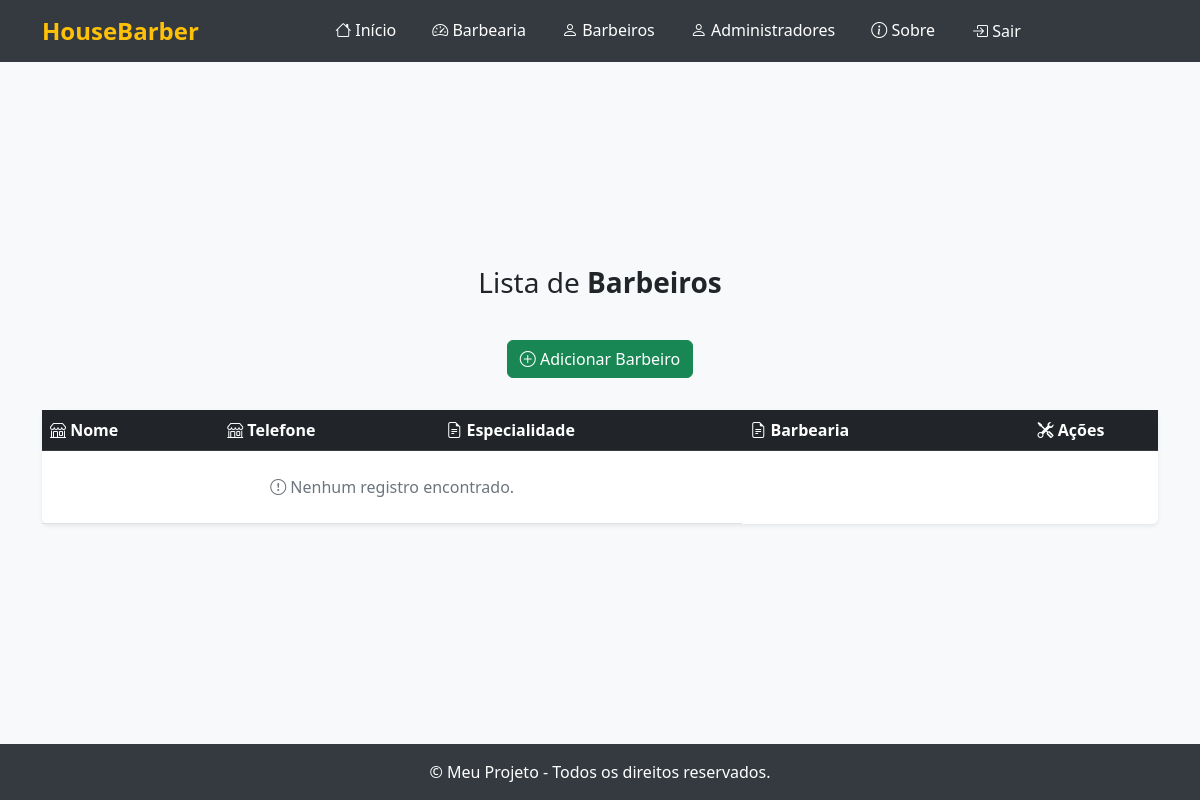
Before: /listar/barbeiros/ (signed in) with the older database file.
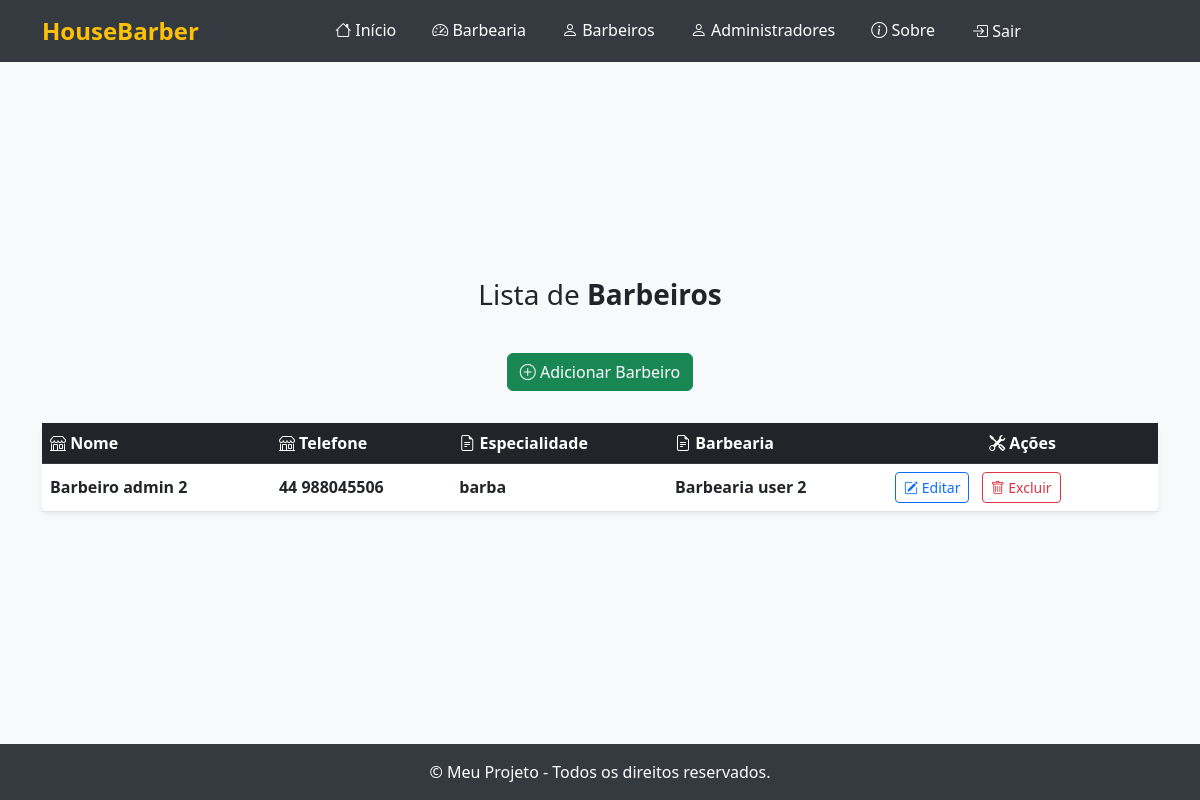
After: the same page with the newer database file.
### cadastros/models.py (models this page shows, shortened)
class Barbeiro(models.Model):
    nome = models.CharField(max_length=255, help_text="Nome do barbeiro")
    telefone = models.CharField(max_length=20, help_text="Telefone do barbeiro")
    especialidade = models.CharField(max_length=100, help_text="Especialidade do barbeiro")
    ativo = models.BooleanField(default=True, help_text="Indica se o barbeiro está ativo")
    barbearia = models.ForeignKey(Barbearia, on_delete=models.CASCADE, related_name='barbeiros', help_text="Barbearia onde trabalha")
    usuario = models.ForeignKey(User, on_delete=models.CASCADE, related_name='barbeiro_usuario', help_text="Usuário responsável pelo barbeiro")

class Barbearia(models.Model):
    nome_fantasia = models.CharField(max_length=255, help_text="Nome fantasia da barbearia")
    razao_social = models.CharField(max_length=255, help_text="Razão social da barbearia")
    cnpj = models.CharField(max_length=18, help_text="CNPJ da barbearia")
    telefone = models.CharField(max_length=20, help_text="Telefone de contato da barbearia")
    email = models.EmailField(help_text="E-mail da barbearia")
    endereco = models.OneToOneField(Endereco, on_delete=models.CASCADE, related_name='barbearia', help_text="Endereço da barbearia")
    usuario = models.ForeignKey(User, on_delete=models.CASCADE, related_name='usuario_barbearia', help_text="Usuário responsável pela barbearia")
    def __str__(self):
        return self.nome_fantasia

### cadastros/views.py (the view)
# urls.py: path('listar/barbeiros/', BarbeiroListView.as_view(), name='barbeiro-lista'),
class BarbeiroListView(LoginRequiredMixin, ListView):
    login_url = reverse_lazy('login')
    model = Barbeiro
    template_name = 'listas/barbeiro.html'
    context_object_name = 'barbeiros'
    def get_queryset(self):
        return Barbeiro.objects.filter(usuario=self.request.user)

### cadastros/templates/listas/barbeiro.html (shortened to what this page needs)
{% extends "paginas/modelo.html" %}
{% block conteudo %}
<h3>
    Lista de <b>Barbeiros</b>
</h3>
<div class="d-flex justify-content-center mb-3">
    <a class="btn btn-success mb-3" href="{% url 'cadastrar-barbeiro' %}">
        <i class="bi bi-plus-circle"></i> Adicionar Barbeiro
    </a>
</div>
<table class="table table-hover align-middle shadow-sm rounded bg-white">
    <thead class="table-dark">
        <tr>
            <th scope="col"><i class="bi bi-shop"></i> Nome</th>
            <th scope="col"><i class="bi bi-shop"></i> Telefone</th>
            <th scope="col"><i class="bi bi-file-earmark-text"></i> Especialidade</th>
            <th scope="col"><i class="bi bi-file-earmark-text"></i> Barbearia</th>
            <th scope="col" class="text-center"><i class="bi bi-tools"></i> Ações</th>
        </tr>
    </thead>
    <tbody>
        {% for object in object_list %}
            <tr>
                <td class="fw-semibold">{{ object.nome }}</td>
                <td class="fw-semibold">{{ object.telefone }}</td>
                <td class="fw-semibold">{{ object.especialidade }}</td>
                <td class="fw-semibold">{{ object.barbearia }}</td>
                <td>
                    <a class="btn btn-outline-primary btn-sm me-2" href="{% url 'editar-barbeiro' object.pk  %}">
                        <i class="bi bi-pencil-square"></i> Editar
                    </a>
                    <a class="btn btn-outline-danger btn-sm" href="{% url 'excluir-barbeiro' object.pk  %}">
                        <i class="bi bi-trash"></i> Excluir
                    </a>
                </td>
            </tr>
        {% empty %}
            <tr>
                <td colspan="3" class="text-center text-muted py-4">
                    <i class="bi bi-exclamation-circle"></i> Nenhum registro encontrado.
                </td>
            </tr>
        {% endfor %}
    </tbody>
</table>
{% endblock %}

### paginas/templates/paginas/modelo.html (shortened to what this page needs)
{% load static %}
<!DOCTYPE html>
<html lang="pt-br">
  <head>
    <link href="https://cdn.jsdelivr.net/npm/bootstrap@5.2.3/dist/css/bootstrap.min.css" rel="stylesheet" />
    <link href="https://cdn.jsdelivr.net/npm/bootstrap-icons@1.11.3/font/bootstrap-icons.min.css" rel="stylesheet" />
    <link href="{% static 'css/styles.css' %}" rel="stylesheet" />
  </head>
  <body>
    <nav class="navbar navbar-expand-lg">
      <div class="container">
        <a class="navbar-brand mx-auto" href="{% url 'index' %}">HouseBarber</a>
        <div class="collapse navbar-collapse justify-content-center">
          <ul class="navbar-nav">
            {% if user.is_authenticated %}
              <li class="nav-item">
                <a class="nav-link" href="{% url 'index' %}"><i class="bi bi-house"></i> Início</a>
              </li>
              <li class="nav-item">
                <a class="nav-link" href="{% url 'barbearia-lista' %}"><i class="bi bi-speedometer2"></i> Barbearia</a>
              </li>
              <li class="nav-item">
                <a class="nav-link" href="{% url 'barbeiro-lista' %}"><i class="bi bi-person"></i> Barbeiros</a>
              </li>
              <li class="nav-item">
                <a class="nav-link" href="{% url 'administrador-lista' %}"><i class="bi bi-person"></i> Administradores</a>
              </li>
              <li class="nav-item">
                <a class="nav-link" href="{% url 'sobre' %}"><i class="bi bi-info-circle"></i> Sobre</a>
              </li>
              <li class="nav-item">
                <form method="post" action="{% url 'logout' %}" style="display:inline;">
                  <button type="submit" class="nav-link btn btn-link" style="color: #fff; text-decoration: none;">
                    <i class="bi bi-box-arrow-in-right"></i> Sair
                  </button>
                </form>
              </li>
            {% else %}
              <li class="nav-item">
                <a class="nav-link" href="{% url 'login' %}"><i class="bi bi-box-arrow-in-right"></i> Entrar</a>
              </li>
            {% endif %}
          </ul>
        </div>
      </div>
    </nav>
    <main class="main-content container">
      {% block conteudo %}{% endblock %}
    </main>
    <footer class="footer">&copy; {{ now|date:'Y' }} Meu Projeto - Todos os direitos reservados.</footer>
  </body>
</html>

### paginas/templates/paginas/modelo.html (style rules this page uses)
body { min-height: 100vh; display: flex; flex-direction: column; background: #f8f9fa; }
.navbar { background: #343a40; }
.navbar-nav .nav-link { color: #fff !important; font-weight: 500; margin: 0 10px; }
.navbar-brand { color: #ffc107 !important; font-weight: bold; font-size: 1.5rem; }
.footer { background: #343a40; color: #fff; text-align: center; padding: 1rem 0; margin-top: auto; }
.main-content { flex: 1 0 auto; display: flex; align-items: center; justify-content: center; flex-direction: column; min-height: 60vh; }

Changed rows visible on the page:
added Barbeiro: nome "Barbeiro admin 2", telefone "44 988045506", especialidade "barba", barbearia "Barbearia user 2"
Other visible differences:
text no longer shown: "Nenhum registro encontrado."
